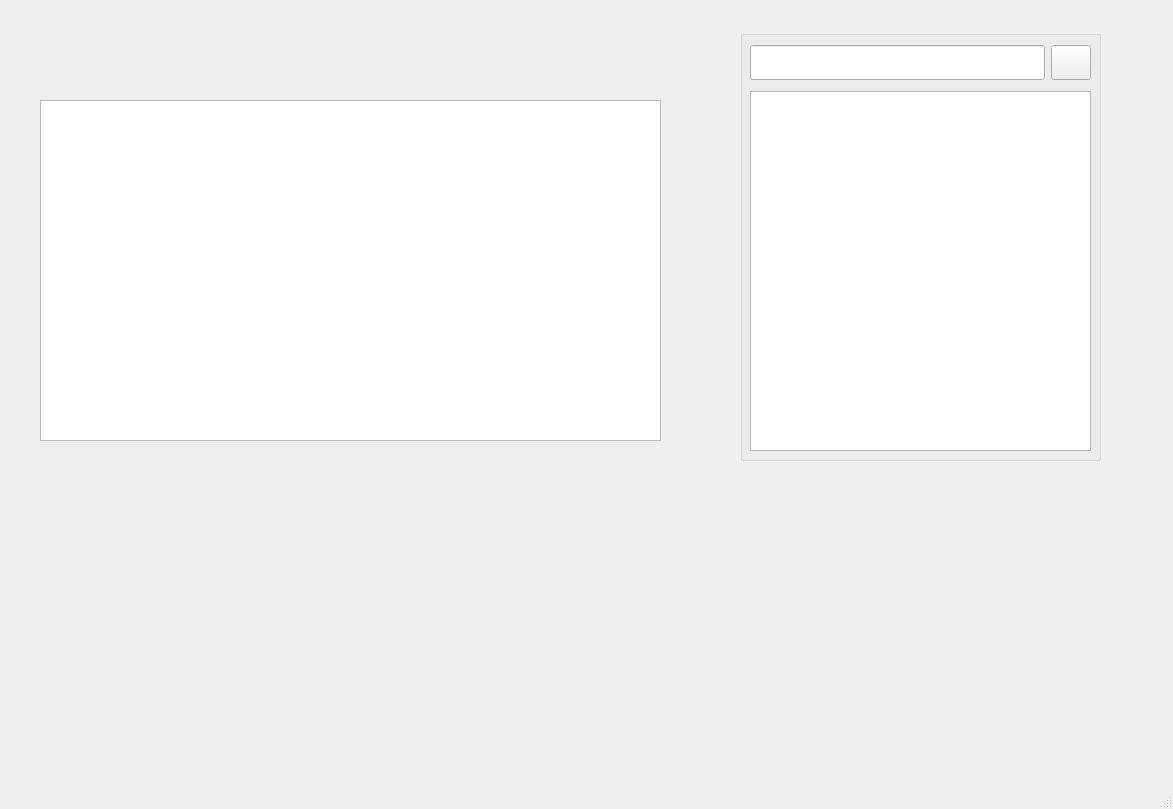
<?xml version="1.0" encoding="UTF-8"?>
<ui version="4.0">
 <class>MainWindow</class>
 <widget class="QMainWindow" name="MainWindow">
  <property name="geometry">
   <rect>
    <x>0</x>
    <y>0</y>
    <width>1173</width>
    <height>809</height>
   </rect>
  </property>
  <property name="windowTitle">
   <string>MainWindow</string>
  </property>
  <widget class="QWidget" name="centralwidget">
   <widget class="QLabel" name="label">
    <property name="geometry">
     <rect>
      <x>0</x>
      <y>0</y>
      <width>1171</width>
      <height>751</height>
     </rect>
    </property>
    <property name="text">
     <string/>
    </property>
    <property name="pixmap">
     <pixmap>../../image/DUYỆT BÀI FANFIC.png</pixmap>
    </property>
    <property name="scaledContents">
     <bool>true</bool>
    </property>
   </widget>
   <widget class="QTextEdit" name="textEdit">
    <property name="geometry">
     <rect>
      <x>40</x>
      <y>100</y>
      <width>621</width>
      <height>341</height>
     </rect>
    </property>
    <property name="font">
     <font>
      <pointsize>11</pointsize>
     </font>
    </property>
   </widget>
   <widget class="QGroupBox" name="groupBox">
    <property name="geometry">
     <rect>
      <x>740</x>
      <y>30</y>
      <width>361</width>
      <height>431</height>
     </rect>
    </property>
    <property name="title">
     <string/>
    </property>
    <widget class="QWidget" name="verticalLayoutWidget">
     <property name="geometry">
      <rect>
       <x>10</x>
       <y>10</y>
       <width>341</width>
       <height>411</height>
      </rect>
     </property>
     <layout class="QVBoxLayout" name="verticalLayout">
      <item>
       <layout class="QHBoxLayout" name="horizontalLayout_3" stretch="5,1">
        <property name="sizeConstraint">
         <enum>QLayout::SetMinimumSize</enum>
        </property>
        <property name="topMargin">
         <number>5</number>
        </property>
        <property name="bottomMargin">
         <number>5</number>
        </property>
        <item>
         <widget class="QLineEdit" name="lineEdit_Search">
          <property name="maximumSize">
           <size>
            <width>16777215</width>
            <height>70</height>
           </size>
          </property>
         </widget>
        </item>
        <item>
         <widget class="QPushButton" name="pushButton_Search">
          <property name="minimumSize">
           <size>
            <width>15</width>
            <height>35</height>
           </size>
          </property>
          <property name="maximumSize">
           <size>
            <width>40</width>
            <height>70</height>
           </size>
          </property>
          <property name="text">
           <string/>
          </property>
          <property name="icon">
           <iconset>
            <normaloff>../../image/icon/search.webp</normaloff>../../image/icon/search.webp</iconset>
          </property>
          <property name="iconSize">
           <size>
            <width>25</width>
            <height>25</height>
           </size>
          </property>
         </widget>
        </item>
       </layout>
      </item>
      <item>
       <widget class="QListWidget" name="listWidget"/>
      </item>
     </layout>
    </widget>
   </widget>
   <widget class="QLineEdit" name="lineEdit_Title">
    <property name="geometry">
     <rect>
      <x>270</x>
      <y>520</y>
      <width>611</width>
      <height>31</height>
     </rect>
    </property>
    <property name="font">
     <font>
      <pointsize>13</pointsize>
     </font>
    </property>
    <property name="styleSheet">
     <string notr="true">QLineEdit {
    background: transparent;
    border: none;
}</string>
    </property>
    <property name="text">
     <string/>
    </property>
   </widget>
   <widget class="QLineEdit" name="lineEdit_Character">
    <property name="geometry">
     <rect>
      <x>270</x>
      <y>570</y>
      <width>611</width>
      <height>31</height>
     </rect>
    </property>
    <property name="font">
     <font>
      <pointsize>13</pointsize>
     </font>
    </property>
    <property name="styleSheet">
     <string notr="true">QLineEdit {
    background: transparent;
    border: none;
}</string>
    </property>
    <property name="text">
     <string/>
    </property>
   </widget>
   <widget class="QLineEdit" name="lineEdit_Date">
    <property name="geometry">
     <rect>
      <x>270</x>
      <y>620</y>
      <width>611</width>
      <height>31</height>
     </rect>
    </property>
    <property name="font">
     <font>
      <pointsize>13</pointsize>
     </font>
    </property>
    <property name="styleSheet">
     <string notr="true">QLineEdit {
    background: transparent;
    border: none;
}</string>
    </property>
    <property name="text">
     <string/>
    </property>
   </widget>
   <widget class="QLineEdit" name="lineEdit_Author">
    <property name="geometry">
     <rect>
      <x>270</x>
      <y>670</y>
      <width>611</width>
      <height>31</height>
     </rect>
    </property>
    <property name="font">
     <font>
      <pointsize>13</pointsize>
     </font>
    </property>
    <property name="styleSheet">
     <string notr="true">QLineEdit {
    background: transparent;
    border: none;
}</string>
    </property>
    <property name="text">
     <string/>
    </property>
   </widget>
   <widget class="QPushButton" name="pushButton_Approved">
    <property name="geometry">
     <rect>
      <x>930</x>
      <y>507</y>
      <width>191</width>
      <height>51</height>
     </rect>
    </property>
    <property name="text">
     <string/>
    </property>
    <property name="flat">
     <bool>true</bool>
    </property>
   </widget>
   <widget class="QPushButton" name="pushButton_Remove">
    <property name="geometry">
     <rect>
      <x>930</x>
      <y>580</y>
      <width>191</width>
      <height>51</height>
     </rect>
    </property>
    <property name="text">
     <string/>
    </property>
    <property name="flat">
     <bool>true</bool>
    </property>
   </widget>
   <widget class="QPushButton" name="pushButton_Back">
    <property name="geometry">
     <rect>
      <x>930</x>
      <y>660</y>
      <width>191</width>
      <height>51</height>
     </rect>
    </property>
    <property name="text">
     <string/>
    </property>
    <property name="flat">
     <bool>true</bool>
    </property>
   </widget>
   <widget class="QPushButton" name="pushButton_Exit">
    <property name="geometry">
     <rect>
      <x>1120</x>
      <y>0</y>
      <width>51</width>
      <height>51</height>
     </rect>
    </property>
    <property name="text">
     <string/>
    </property>
    <property name="flat">
     <bool>true</bool>
    </property>
   </widget>
  </widget>
  <widget class="QMenuBar" name="menubar">
   <property name="geometry">
    <rect>
     <x>0</x>
     <y>0</y>
     <width>1173</width>
     <height>26</height>
    </rect>
   </property>
  </widget>
  <widget class="QStatusBar" name="statusbar"/>
 </widget>
 <resources/>
 <connections/>
</ui>
